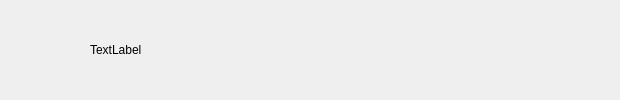
<?xml version="1.0" encoding="UTF-8"?>
<ui version="4.0">
 <class>ButtonType2</class>
 <widget class="QWidget" name="ButtonType2">
  <property name="geometry">
   <rect>
    <x>0</x>
    <y>0</y>
    <width>620</width>
    <height>100</height>
   </rect>
  </property>
  <property name="minimumSize">
   <size>
    <width>620</width>
    <height>100</height>
   </size>
  </property>
  <property name="maximumSize">
   <size>
    <width>620</width>
    <height>100</height>
   </size>
  </property>
  <property name="windowTitle">
   <string>Form</string>
  </property>
  <layout class="QHBoxLayout" name="horizontalLayout">
   <property name="spacing">
    <number>0</number>
   </property>
   <property name="leftMargin">
    <number>90</number>
   </property>
   <property name="topMargin">
    <number>0</number>
   </property>
   <property name="rightMargin">
    <number>90</number>
   </property>
   <property name="bottomMargin">
    <number>0</number>
   </property>
   <item>
    <widget class="QLabel" name="text">
     <property name="text">
      <string>TextLabel</string>
     </property>
    </widget>
   </item>
   <item>
    <widget class="QLabel" name="icon">
     <property name="minimumSize">
      <size>
       <width>40</width>
       <height>60</height>
      </size>
     </property>
     <property name="maximumSize">
      <size>
       <width>40</width>
       <height>60</height>
      </size>
     </property>
     <property name="styleSheet">
      <string notr="true">#icon {border-image: url();}
</string>
     </property>
     <property name="text">
      <string/>
     </property>
    </widget>
   </item>
  </layout>
 </widget>
 <resources/>
 <connections/>
</ui>
